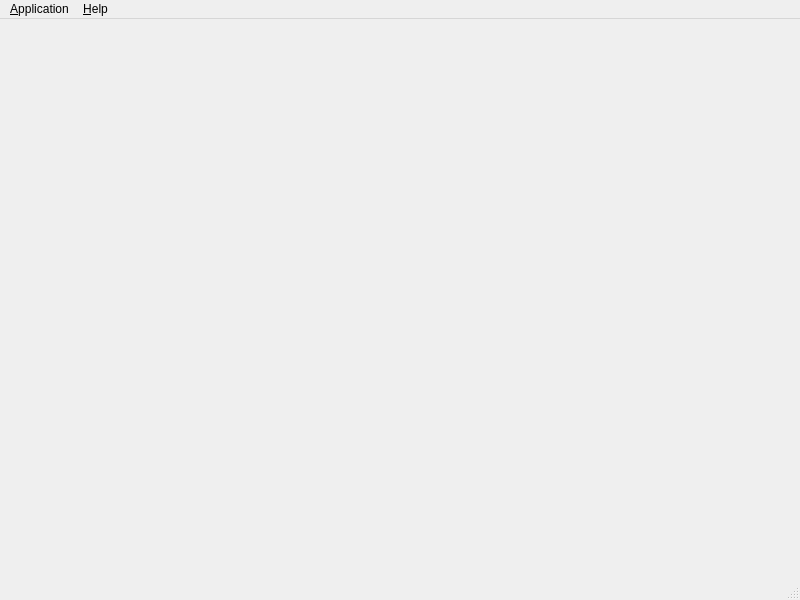
<?xml version="1.0" encoding="UTF-8"?>
<ui version="4.0">
 <class>MainView</class>
 <widget class="QMainWindow" name="MainView">
  <property name="geometry">
   <rect>
    <x>0</x>
    <y>0</y>
    <width>800</width>
    <height>600</height>
   </rect>
  </property>
  <property name="windowTitle">
   <string>MainWindow</string>
  </property>
  <property name="windowIcon">
   <iconset resource="Media.qrc">
    <normaloff>:/Images/Logo64x64.png</normaloff>:/Images/Logo64x64.png</iconset>
  </property>
  <widget class="QWidget" name="centralWidget"/>
  <widget class="QMenuBar" name="menubar">
   <property name="geometry">
    <rect>
     <x>0</x>
     <y>0</y>
     <width>800</width>
     <height>22</height>
    </rect>
   </property>
   <widget class="QMenu" name="applicationMenu">
    <property name="title">
     <string>&amp;Application</string>
    </property>
    <addaction name="openAction"/>
    <addaction name="closeAction"/>
    <addaction name="exitAction"/>
   </widget>
   <widget class="QMenu" name="helpMenu">
    <property name="title">
     <string>&amp;Help</string>
    </property>
    <addaction name="aboutAction"/>
   </widget>
   <addaction name="applicationMenu"/>
   <addaction name="helpMenu"/>
  </widget>
  <widget class="QStatusBar" name="statusbar"/>
  <action name="openAction">
   <property name="text">
    <string>&amp;Open</string>
   </property>
  </action>
  <action name="closeAction">
   <property name="text">
    <string>&amp;Close</string>
   </property>
  </action>
  <action name="exitAction">
   <property name="text">
    <string>&amp;Exit</string>
   </property>
  </action>
  <action name="aboutAction">
   <property name="text">
    <string>&amp;About</string>
   </property>
  </action>
 </widget>
 <resources>
  <include location="Media.qrc"/>
 </resources>
 <connections/>
</ui>
